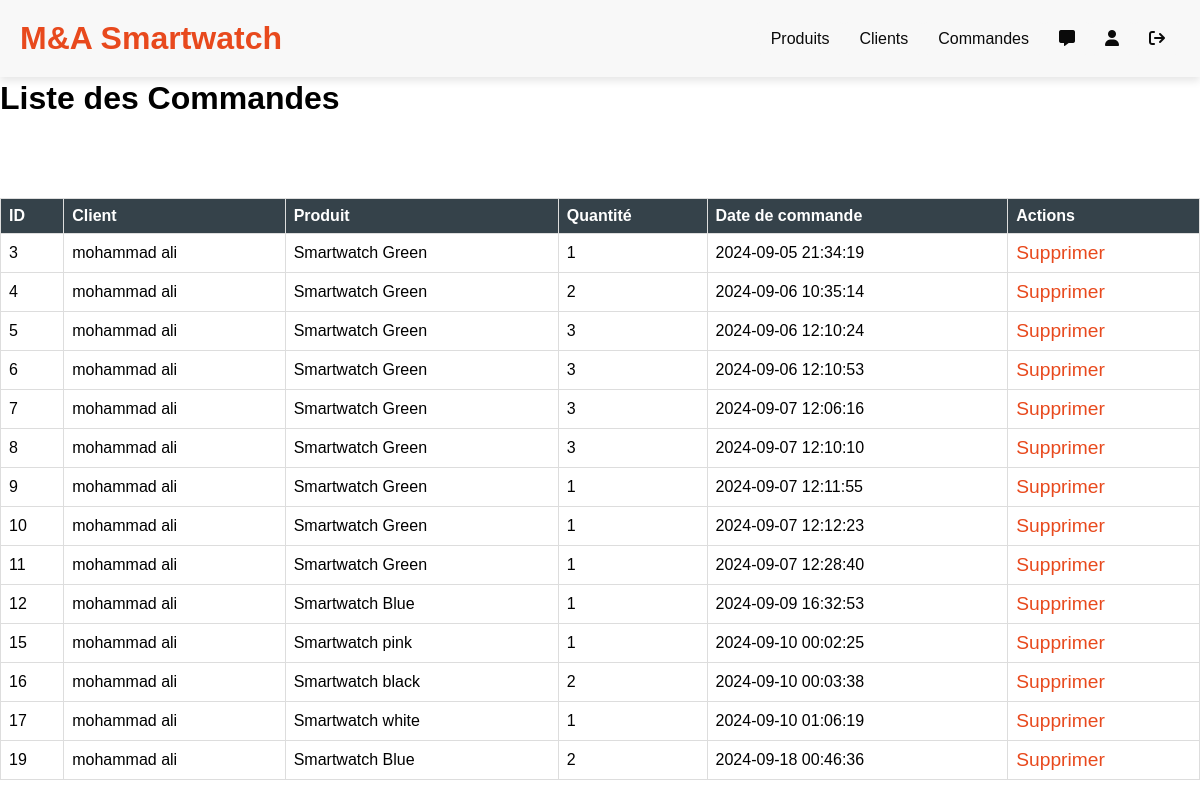
Page /admin/commandes.php (signed in) on the committed database.
### tables this page shows
CREATE TABLE IF NOT EXISTS `commandes` (
  `id` int NOT NULL AUTO_INCREMENT,
  `client_id` int DEFAULT NULL,
  `produit_id` int NOT NULL,
  `quantite` int NOT NULL,
  `date_commande` timestamp NULL DEFAULT CURRENT_TIMESTAMP,
  `total` decimal(10,2) NOT NULL,
  PRIMARY KEY (`id`),
  KEY `client_id` (`client_id`),
  KEY `produit_id` (`produit_id`)
);

CREATE TABLE IF NOT EXISTS `clients` (
  `id` int NOT NULL AUTO_INCREMENT,
  `nom` varchar(100) DEFAULT NULL,
  `prenom` varchar(100) DEFAULT NULL,
  `email` varchar(100) DEFAULT NULL,
  `password` varchar(255) DEFAULT NULL,
  `age` int DEFAULT NULL,
  `sexe` enum('H','F') NOT NULL,
  `tel` varchar(15) DEFAULT NULL,
  `adresse` text,
  `created_at` timestamp NULL DEFAULT CURRENT_TIMESTAMP,
  PRIMARY KEY (`id`),
  UNIQUE KEY `email` (`email`)
);

CREATE TABLE IF NOT EXISTS `produits` (
  `id` int NOT NULL AUTO_INCREMENT,
  `nom` varchar(255) DEFAULT NULL,
  `description` text,
  `prix` decimal(10,2) DEFAULT NULL,
  `image` varchar(255) DEFAULT NULL,
  `created_at` timestamp NULL DEFAULT CURRENT_TIMESTAMP,
  `stock` int NOT NULL DEFAULT '0',
  PRIMARY KEY (`id`)
);

CREATE TABLE IF NOT EXISTS `commandes_produits` (
  `id` int NOT NULL AUTO_INCREMENT,
  `commande_id` int DEFAULT NULL,
  `produit_id` int DEFAULT NULL,
  `quantite` int DEFAULT NULL,
  `prix` decimal(10,2) DEFAULT NULL,
  PRIMARY KEY (`id`),
  KEY `commande_id` (`commande_id`),
  KEY `produit_id` (`produit_id`)
);

### admin/commandes.php (the view, shortened to what this page needs)
<?php
require_once '../connect/config.php';
$commandes = $pdo->query('
    SELECT commandes.id, commandes.date_commande, clients.nom AS client_nom, clients.prenom AS client_prenom,
           produits.nom AS produit_nom, commandes_produits.quantite
    FROM commandes
    JOIN clients ON commandes.client_id = clients.id
    JOIN commandes_produits ON commandes.id = commandes_produits.commande_id
    JOIN produits ON commandes_produits.produit_id = produits.id
')->fetchAll(PDO::FETCH_ASSOC);
?>
<?php
include ('header.php');
?>
    <h1>Liste des Commandes</h1>
    <table>
        <thead>
            <tr>
                <th>ID</th>
                <th>Client</th>
                <th>Produit</th>
                <th>Quantité</th>
                <th>Date de commande</th>
                <th>Actions</th>
            </tr>
        </thead>
        <tbody>
            <?php foreach ($commandes as $commande) : ?>
                <tr>
                    <td><?= $commande['id'] ?></td>
                    <td><?= $commande['client_nom'] . ' ' . $commande['client_prenom'] ?></td>
                    <td><?= $commande['produit_nom'] ?></td>
                    <td><?= $commande['quantite'] ?></td>
                    <td><?= $commande['date_commande'] ?></td>
                    <td>
                        <a href="supprimer_commande.php?id=<?= $commande['id'] ?>" onclick="return confirm('Êtes-vous sûr de vouloir supprimer cette commande ?');">Supprimer</a>
                    </td>
                </tr>
            <?php endforeach; ?>
        </tbody>
    </table>
</body>
</html>

### css/style.css (style rules this page uses)
* { margin: 0; padding: 0; box-sizing: border-box; font-family: Arial, sans-serif; }
html, body { height: 100%; display: flex; flex-direction: column; }
body { padding-top: 80px; justify-content: space-between; }
table { width: 100%; border-collapse: collapse; margin-bottom: 20px; }
table, th, td { border: 1px solid #dddddd; padding: 8px; text-align: left; }
th { background-color: #35424a; color: white; }
a { color: #e8491d; text-decoration: none; font-size: larger; }

### rows in the picture
commandes: id "3", client.nom "mohammad", client.prenom "ali", produits.nom "Smartwatch Green", commandes_produits.quantite "1", date_commande "2024-09-05 21:34:19"
commandes: id "4", client.nom "mohammad", client.prenom "ali", produits.nom "Smartwatch Green", commandes_produits.quantite "2", date_commande "2024-09-06 10:35:14"
commandes: id "5", client.nom "mohammad", client.prenom "ali", produits.nom "Smartwatch Green", commandes_produits.quantite "3", date_commande "2024-09-06 12:10:24"
commandes: id "6", client.nom "mohammad", client.prenom "ali", produits.nom "Smartwatch Green", commandes_produits.quantite "3", date_commande "2024-09-06 12:10:53"
commandes: id "7", client.nom "mohammad", client.prenom "ali", produits.nom "Smartwatch Green", commandes_produits.quantite "3", date_commande "2024-09-07 12:06:16"
commandes: id "8", client.nom "mohammad", client.prenom "ali", produits.nom "Smartwatch Green", commandes_produits.quantite "3", date_commande "2024-09-07 12:10:10"
commandes: id "9", client.nom "mohammad", client.prenom "ali", produits.nom "Smartwatch Green", commandes_produits.quantite "1", date_commande "2024-09-07 12:11:55"
commandes: id "10", client.nom "mohammad", client.prenom "ali", produits.nom "Smartwatch Green", commandes_produits.quantite "1", date_commande "2024-09-07 12:12:23"
commandes: id "11", client.nom "mohammad", client.prenom "ali", produits.nom "Smartwatch Green", commandes_produits.quantite "1", date_commande "2024-09-07 12:28:40"
commandes: id "12", client.nom "mohammad", client.prenom "ali", produits.nom "Smartwatch Blue", commandes_produits.quantite "1", date_commande "2024-09-09 16:32:53"
commandes: id "15", client.nom "mohammad", client.prenom "ali", produits.nom "Smartwatch pink", commandes_produits.quantite "1", date_commande "2024-09-10 00:02:25"
commandes: id "16", client.nom "mohammad", client.prenom "ali", produits.nom "Smartwatch black", commandes_produits.quantite "2", date_commande "2024-09-10 00:03:38"
commandes: id "17", client.nom "mohammad", client.prenom "ali", produits.nom "Smartwatch white", commandes_produits.quantite "1", date_commande "2024-09-10 01:06:19"
commandes: id "19", client.nom "mohammad", client.prenom "ali", produits.nom "Smartwatch Blue", commandes_produits.quantite "2", date_commande "2024-09-18 00:46:36"
